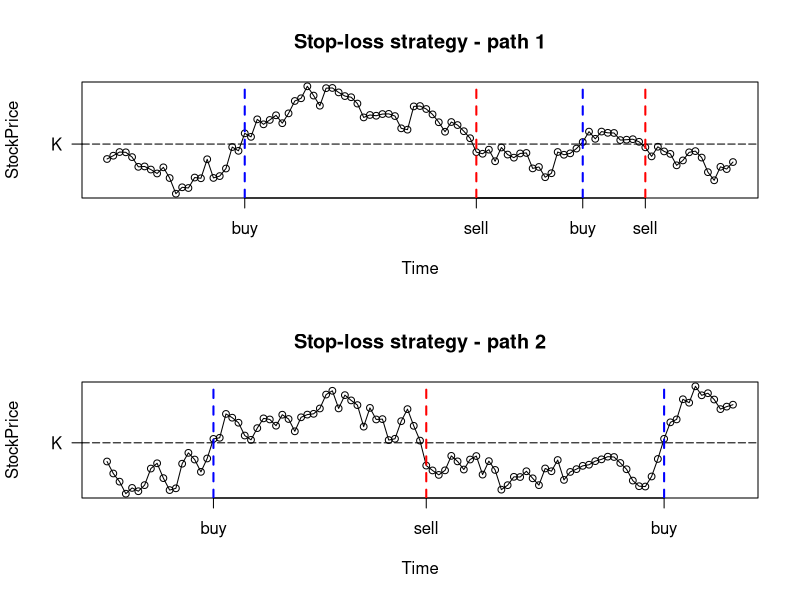

Recreate this plot in R.
# clear variables and close windows
rm(list = ls(all = TRUE))
graphics.off()

# Declare stock price variables
S0    = 49                        # current stock price
sig   = 0.2                       # volatility 

# Declare option pricing variables
r     = 0.05                      # interest rate
K     = 50                        # strike price
t0    = 0/52                      # current time (1 week = 1/52)
mat   = 20/52                     # maturity

# Parameters for calculations
dt    = 0.2/52                    # period between steps
np    = (mat - t0)/dt             # number of periods
t     = seq(t0, mat, dt)          # maturity - t0 divided in n intervals
tau   = mat - t                   # times to maturity

# Simulate first stock price path
set.seed(924)                     # in order to make the simulation replicable
Wt    = c(0, cumsum(sqrt(dt) * rnorm(np)))
S     = S0 * exp((r - 0.5 * sig^2) * t + sig * Wt)

# Calculate buying and selling timepoints
Buy         = (S[1:np] < K) * (S[2:(np + 1)] > K)
Sell        = (S[1:np] > K) * (S[2:(np + 1)] < K)
hedge.costs = numeric(sum(Buy) + sum(Sell) + 1)
buytime     = numeric(sum(Buy))   # predefined zero vector for efficiency
selltime    = numeric(sum(Sell))  # length of buy/sell time is the number of purchases/sales

# Define counting variables for calculations
n   = 1
m   = 1
p   = 1

for (k in 1:length(Buy)) {
    if (Buy[k] == 1) {
        buytime[n] = t[k + 1]
        hedge.costs[p] = S[k + 1]
        n = n + 1
        p = p + 1
    }
    if (Sell[k] == 1) {
        selltime[m] = t[k + 1]
        hedge.costs[p] = -S[k + 1]
        m = m + 1
        p = p + 1
    }
}

hedge.costs[length(hedge.costs)] = -K * (S[np + 1] > K)

# Plot
par(mfrow = c(2, 1))
plot(t, S, type = "l", ylab = "StockPrice", xlab = "Time", xaxt = "n", yaxt = "n",
     main = "Stop-loss strategy - path 1")
lines(t, S, type = "p", cex = 0.9)
abline(h = 50, lty = 5)
axis(2, K, "K", las = 1)
buyaxis = rep("buy", length(buytime))
sellaxis = rep("sell", length(selltime))
axis(1, buytime, buyaxis)
axis(1, selltime, sellaxis)
abline(v = buytime, lty = 2, lwd = 2, col = "blue")
abline(v = selltime, lty = 2, lwd = 2, col = "red")

StopLossStrat1 = data.frame(HedgeCosts = hedge.costs, CumHedgeCosts = cumsum(hedge.costs),
                            row.names = c(1:(length(hedge.costs) - 1), "Maturity"))

# Simulate second stock price path
set.seed(288)  # in order to make the simulation replicable
Wt  = c(0, cumsum(sqrt(dt) * rnorm(np)))
S   = S0 * exp((r - 0.5 * sig^2) * t + sig * Wt)

# Calculate buying and selling timepoints
Buy         = (S[1:np] < K) * (S[2:(np + 1)] > K)
Sell        = (S[1:np] > K) * (S[2:(np + 1)] < K)
hedge.costs = numeric(sum(Buy) + sum(Sell) + 1)
buytime     = numeric(sum(Buy))   # predefined zero vector for efficiency
selltime    = numeric(sum(Sell))  # length of buy/sell time is the number of purchases/sales

# Define counting variables for calculations
n   = 1
m   = 1
p   = 1

for (k in 1:length(Buy)) {
    if (Buy[k] == 1) {
        buytime[n] = t[k + 1]
        hedge.costs[p] = S[k + 1]
        n = n + 1
        p = p + 1
    }
    if (Sell[k] == 1) {
        selltime[m] = t[k + 1]
        hedge.costs[p] = -S[k + 1]
        m = m + 1
        p = p + 1
    }
}

hedge.costs[length(hedge.costs)] = -K * (S[np + 1] > K)

# Plot
plot(t, S, type = "l", ylab = "StockPrice", xlab = "Time", xaxt = "n", yaxt = "n",
     main = "Stop-loss strategy - path 2")
lines(t, S, type = "p", cex = 0.9)
abline(h = 50, lty = 5)
axis(2, K, "K", las = 1)
buyaxis = rep("buy", length(buytime))
sellaxis = rep("sell", length(selltime))
axis(1, buytime, buyaxis)
axis(1, selltime, sellaxis)
abline(v = buytime, lty = 2, lwd = 2, col = "blue")
abline(v = selltime, lty = 2, lwd = 2, col = "red")

StopLossStrat2 = data.frame(HedgeCosts = hedge.costs, CumHedgeCosts = cumsum(hedge.costs),
                            row.names = c(1:(length(hedge.costs) - 1), "Maturity"))

print(StopLossStrat1)
print(StopLossStrat2)
